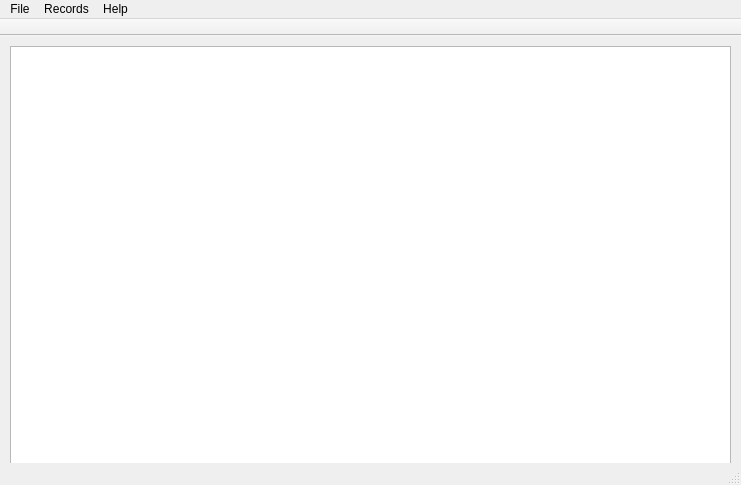
<?xml version="1.0" encoding="UTF-8"?>
<ui version="4.0">
 <class>MainWindow</class>
 <widget class="QMainWindow" name="MainWindow">
  <property name="geometry">
   <rect>
    <x>0</x>
    <y>0</y>
    <width>741</width>
    <height>485</height>
   </rect>
  </property>
  <property name="windowTitle">
   <string>Student Book Pro</string>
  </property>
  <property name="windowIcon">
   <iconset resource="StudentBook.qrc">
    <normaloff>:/images/graduated.png</normaloff>:/images/graduated.png</iconset>
  </property>
  <widget class="QWidget" name="centralwidget">
   <widget class="QTableView" name="tableView">
    <property name="geometry">
     <rect>
      <x>10</x>
      <y>10</y>
      <width>721</width>
      <height>421</height>
     </rect>
    </property>
    <property name="font">
     <font>
      <pointsize>10</pointsize>
     </font>
    </property>
    <property name="gridStyle">
     <enum>Qt::DashLine</enum>
    </property>
   </widget>
  </widget>
  <widget class="QMenuBar" name="menubar">
   <property name="geometry">
    <rect>
     <x>0</x>
     <y>0</y>
     <width>741</width>
     <height>19</height>
    </rect>
   </property>
   <widget class="QMenu" name="menuFile">
    <property name="title">
     <string>File</string>
    </property>
    <addaction name="actionOpen"/>
    <addaction name="actionSave"/>
    <addaction name="actionExport"/>
    <addaction name="separator"/>
    <addaction name="actionPrint"/>
    <addaction name="separator"/>
    <addaction name="actionExit"/>
   </widget>
   <widget class="QMenu" name="menuStudents">
    <property name="title">
     <string>Records</string>
    </property>
    <widget class="QMenu" name="menuSort">
     <property name="title">
      <string>Sort</string>
     </property>
     <addaction name="actionBy_ID"/>
     <addaction name="actionBy_Name"/>
    </widget>
    <widget class="QMenu" name="menuView">
     <property name="title">
      <string>View</string>
     </property>
     <addaction name="actionPreOrder"/>
     <addaction name="actionInOrder"/>
     <addaction name="actionPostOrder"/>
    </widget>
    <addaction name="actionAdd_New"/>
    <addaction name="actionEdit"/>
    <addaction name="actionDelete"/>
    <addaction name="menuSort"/>
    <addaction name="menuView"/>
   </widget>
   <widget class="QMenu" name="menuAbout">
    <property name="title">
     <string>Help</string>
    </property>
    <addaction name="actionCreators"/>
   </widget>
   <addaction name="menuFile"/>
   <addaction name="menuStudents"/>
   <addaction name="menuAbout"/>
  </widget>
  <widget class="QStatusBar" name="statusbar"/>
  <widget class="QToolBar" name="toolBar">
   <property name="windowTitle">
    <string>Records Toolbox</string>
   </property>
   <property name="movable">
    <bool>false</bool>
   </property>
   <property name="allowedAreas">
    <set>Qt::NoToolBarArea</set>
   </property>
   <property name="toolButtonStyle">
    <enum>Qt::ToolButtonIconOnly</enum>
   </property>
   <property name="floatable">
    <bool>false</bool>
   </property>
   <attribute name="toolBarArea">
    <enum>TopToolBarArea</enum>
   </attribute>
   <attribute name="toolBarBreak">
    <bool>false</bool>
   </attribute>
  </widget>
  <action name="actionAdd_New">
   <property name="text">
    <string>Add New</string>
   </property>
  </action>
  <action name="actionSearch">
   <property name="text">
    <string>Search</string>
   </property>
  </action>
  <action name="actionOpen">
   <property name="text">
    <string>Open</string>
   </property>
  </action>
  <action name="actionSave">
   <property name="text">
    <string>Save</string>
   </property>
  </action>
  <action name="actionExport">
   <property name="text">
    <string>Export</string>
   </property>
  </action>
  <action name="actionPrint">
   <property name="text">
    <string>Print</string>
   </property>
  </action>
  <action name="actionExit">
   <property name="text">
    <string>Exit</string>
   </property>
  </action>
  <action name="actionCreators">
   <property name="text">
    <string>About</string>
   </property>
  </action>
  <action name="actionBy_ID">
   <property name="checkable">
    <bool>true</bool>
   </property>
   <property name="text">
    <string>By ID</string>
   </property>
  </action>
  <action name="actionBy_Name">
   <property name="checkable">
    <bool>true</bool>
   </property>
   <property name="text">
    <string>By Name</string>
   </property>
  </action>
  <action name="actionPreOrder">
   <property name="checkable">
    <bool>true</bool>
   </property>
   <property name="text">
    <string>PreOrder</string>
   </property>
  </action>
  <action name="actionInOrder">
   <property name="checkable">
    <bool>true</bool>
   </property>
   <property name="text">
    <string>InOrder</string>
   </property>
  </action>
  <action name="actionPostOrder">
   <property name="checkable">
    <bool>true</bool>
   </property>
   <property name="text">
    <string>PostOrder</string>
   </property>
  </action>
  <action name="actionDelete">
   <property name="text">
    <string>Delete</string>
   </property>
  </action>
  <action name="actionEdit">
   <property name="text">
    <string>Edit</string>
   </property>
  </action>
 </widget>
 <resources>
  <include location="StudentBook.qrc"/>
 </resources>
 <connections>
  <connection>
   <sender>actionExit</sender>
   <signal>triggered()</signal>
   <receiver>MainWindow</receiver>
   <slot>close()</slot>
   <hints>
    <hint type="sourcelabel">
     <x>-1</x>
     <y>-1</y>
    </hint>
    <hint type="destinationlabel">
     <x>370</x>
     <y>242</y>
    </hint>
   </hints>
  </connection>
 </connections>
</ui>
